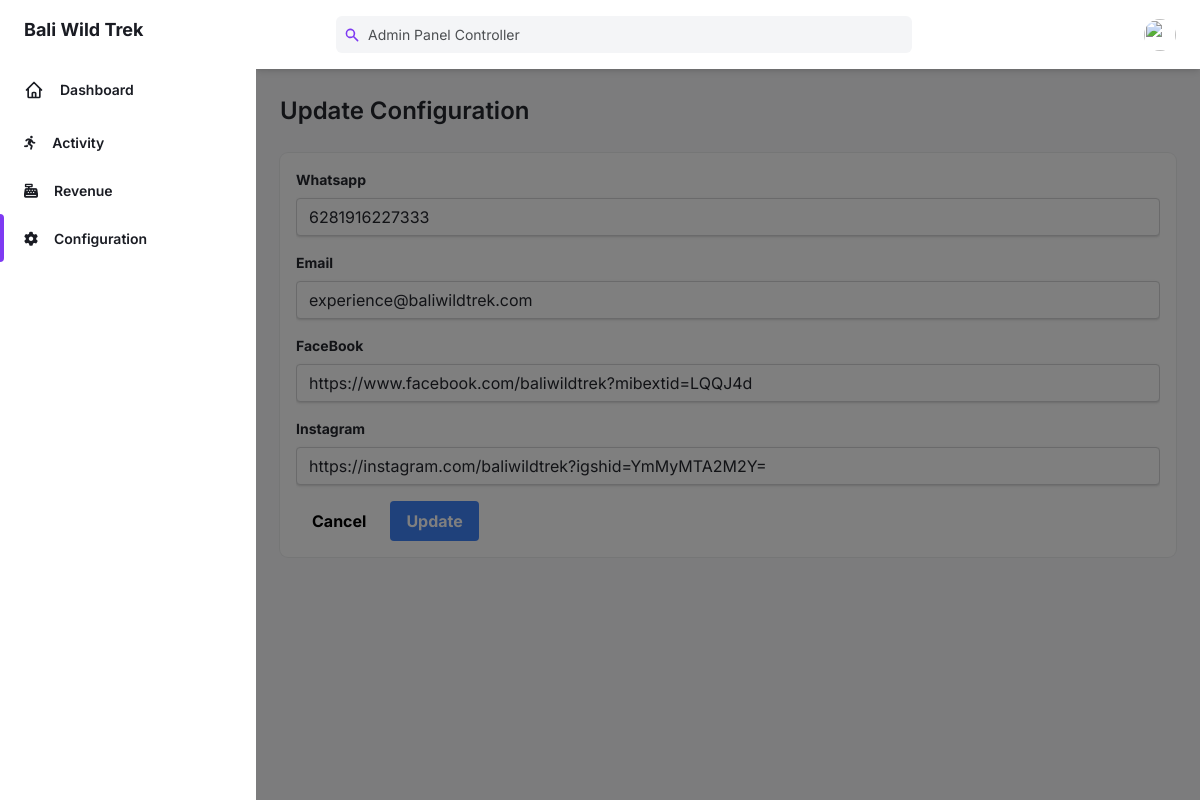
The app's page /admin/configuration.php (signed in) with its own data.
### tables this page shows
CREATE TABLE IF NOT EXISTS `configuration` (
  `id_config` int NOT NULL AUTO_INCREMENT,
  `whatsapp` varchar(1000) DEFAULT NULL,
  `email` varchar(1000) DEFAULT NULL,
  `instagram` varchar(1000) DEFAULT NULL,
  `facebook` varchar(1000) DEFAULT NULL,
  PRIMARY KEY (`id_config`)
);

### admin/class.php (called while the page is built, shortened)
<?php
$db_info = array(
    "localhost:3305",
    "root",
    "",
    "bali_wild_trek"
);
class DatabaseConnection
{
    function __construct($host, $username, $password, $dbname)
    {
        try {
            $this->db = new PDO("mysql:host=$host;dbname=$dbname", $username, $password);
        } catch (PDOException $e) {
            die("Error connecting to database: " . $e->getMessage());
        }
    }
}
class GenerateMySqlSQL extends DatabaseConnection
{
    protected $where = [];
    protected $whereParams = [];
    public function where($column, $operator, $value)
    {
        $paramName = ":$column";
        $this->where[] = "$column $operator $paramName";
        $this->whereParams[$paramName] = $value;
        return $this;
    }
    public function getWhereClause()
    {
        return $this->where ? 'WHERE ' . implode(' AND ', $this->where) : '';
    }
    public function clearWhere()
    {
        $this->where = [];
        $this->whereParams = [];
    }
    public function all($table)
    {
        $whereClause = $this->getWhereClause();
        $sql = "SELECT * FROM $table $whereClause";
        $stmt = $this->db->prepare($sql);
        foreach ($this->whereParams as $paramName => $value) {
            $stmt->bindValue($paramName, $value);
        }
        $stmt->execute();
        return $stmt->fetchAll(PDO::FETCH_ASSOC);
    }
}
$crud = new GenerateMySqlSQL(...$db_info);

### admin/configuration.php (the view, shortened to what this page needs)
<?php
require_once "class.php";
$record = $crud->where("id_config", "=", 1)->all('configuration');
foreach ($record as $row) {
    $whatsapp = $row['whatsapp'];
    $email = $row['email'];
    $instagram = $row['instagram'];
    $facebook = $row['facebook'];
}
?>
<?php
include "component/header.php";
?>
</head>
<body>
    <div class="flex h-screen bg-gray-50 dark:bg-gray-900" :class="{ 'overflow-hidden': isSideMenuOpen }">
        <?php include "component/navbar.php"; ?>
        <main class="h-full overflow-y-auto">
            <div class="container px-6 mx-auto grid">
                <h2 class="my-6 text-2xl font-semibold text-gray-700 dark:text-gray-200">
                    Update Configuration
                </h2>
                <div class="w-full overflow-hidden rounded-lg shadow-xs bg-white p-4 dark:bg-gray-800">
                    <div class="w-full overflow-x-auto">
                        <form class="" action="procedure-configuration.php" method="POST">
                            <div class="mb-4">
                                <label class="block dark:text-gray-400 text-gray-700 text-sm font-bold mb-2" for="whatsapp">
                                    Whatsapp
                                </label>
                                <input class="shadow dark:text-white dark:border-gray-600 dark:bg-gray-700 appearance-none border rounded w-full py-2 px-3 text-gray-700 leading-tight focus:outline-none focus:shadow-outline" id="whatsapp" type="text" name="whatsapp" placeholder="Whatsapp" value="<?= $whatsapp ?>">
                            </div>
                            <div class="mb-4">
                                <label class="block dark:text-gray-400 text-gray-700 text-sm font-bold mb-2" for="email">
                                    Email
                                </label>
                                <input class="shadow dark:text-white dark:border-gray-600 dark:bg-gray-700 appearance-none border rounded w-full py-2 px-3 text-gray-700 leading-tight focus:outline-none focus:shadow-outline" id="email" name="email" type="text" placeholder="Email" value="<?= $email ?>">
                            </div>
                            <div class="mb-4">
                                <label class="block dark:text-gray-400 text-gray-700 text-sm font-bold mb-2" for="facebook">
                                    FaceBook
                                </label>
                                <input class="shadow dark:text-white dark:border-gray-600 dark:bg-gray-700 appearance-none border rounded w-full py-2 px-3 text-gray-700 leading-tight focus:outline-none focus:shadow-outline" id="facebook" name="facebook" type="text" placeholder="FaceBook" value="<?= $facebook ?>">
                            </div>
                            <div class="mb-4">
                                <label class="block dark:text-gray-400 text-gray-700 text-sm font-bold mb-2" for="instagram">
                                    Instagram
                                </label>
                                <input class="shadow dark:text-white dark:border-gray-600 dark:bg-gray-700 appearance-none border rounded w-full py-2 px-3 text-gray-700 leading-tight focus:outline-none focus:shadow-outline" id="instagram" name="instagram" type="text" placeholder="Instagram" value="<?= $instagram ?>">
                            </div>
                            <div class="flex items-center justify-left">
                                <a href="index.php">
                                    <button id="cancelButton" class="bg-white dark:text-gray-400 dark:border-gray-600 dark:bg-gray-700 shadow-sm font-bold py-2 px-4 mr-2 rounded focus:outline-none focus:shadow-outline" type="button">
                                        Cancel
                                    </button>
                                </a>
                                <button id="testButton" class="bg-blue-500 text-white font-bold py-2 px-4 mx-2 rounded focus:outline-none focus:shadow-outline" type="submit">
                                    Update
                                </button>
                            </div>
                        </form>
                    </div>
                </div>
            </div>
        </main>
    </div>
    </div>
</body>
</html>

### records on screen
configuration: whatsapp "6281916227333", email "experience@baliwildtrek.com", facebook "https://www.facebook.com/baliwildtrek?mibextid=LQQJ4d", instagram "https://instagram.com/baliwildtrek?igshid=YmMyMTA2M2Y="
